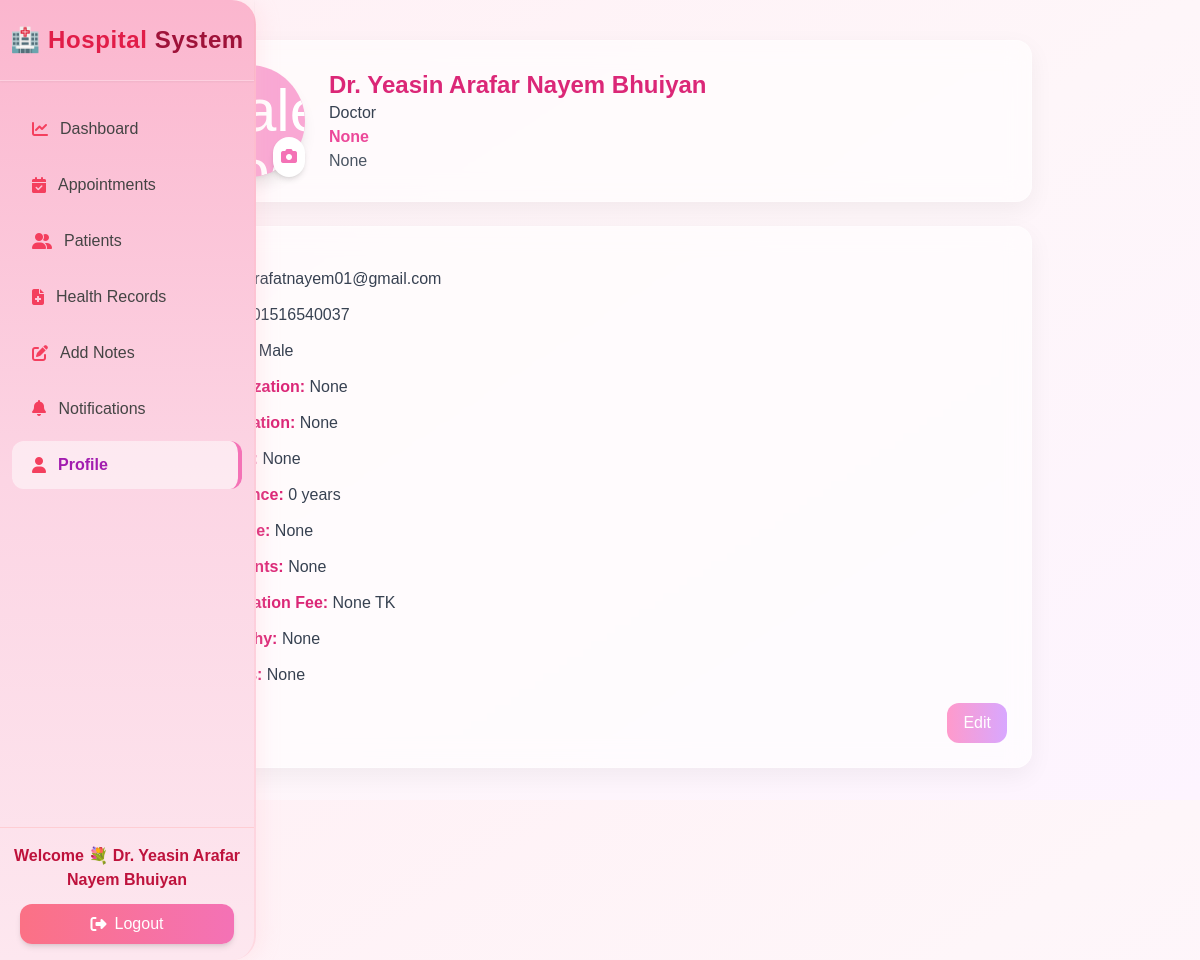
The page /doctors/profile/ (signed in) on the database as committed earlier.
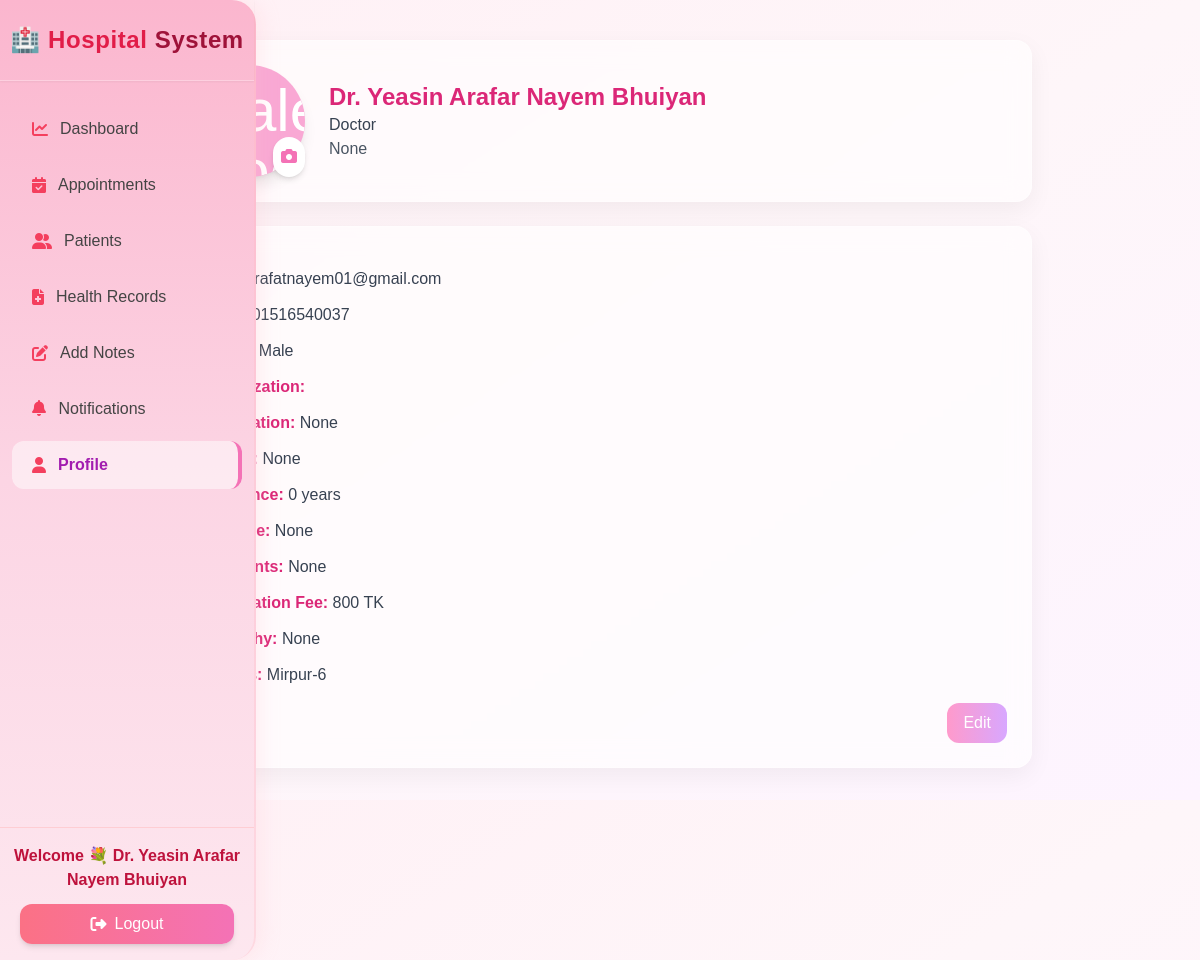
The same page on the database as committed later.
### doctors/models.py (models this page shows, shortened)
class DoctorProfile(models.Model):
    gender = models.CharField(
    max_length=10,
    choices=[("Male", "Male"), ("Female", "Female"), ("Other", "Other")],
    blank=True,
    null=True
    )
    user = models.OneToOneField(UserProfile, on_delete=models.CASCADE)
    specialization = models.CharField(max_length=500, blank=True, null=True)
    highest_qualification = models.CharField(max_length=500, blank=True, null=True)
    license = models.CharField(max_length=100, blank=True, null=True)
    experience_years = models.PositiveIntegerField(default=0)
    expertise_areas = models.TextField(blank=True, null=True)
    specialized_treatments = models.TextField(blank=True, null=True)
    biography = models.TextField(blank=True, null=True)
    profile_pic = models.ImageField(upload_to="doctor_profiles/", blank=True, null=True)
    address = models.CharField(max_length=255, blank=True, null=True)
    visit_fee = models.CharField(max_length=50, blank=True, null=True)

### accounts/models.py (models this page shows, shortened)
class UserProfile(models.Model):
    USER_TYPE_CHOICES = (('patient', 'Patient'), ('doctor', 'Doctor'))
    username = models.CharField(max_length=150, unique=True)
    current_role = models.CharField(max_length=20, choices=[("doctor","Doctor"),("patient","Patient")], default="patient")
    email = models.EmailField(unique=True)
    name = models.CharField(max_length=255)
    password = models.CharField(max_length=256)
    user_type = models.CharField(max_length=10, choices=USER_TYPE_CHOICES)
    phone = models.CharField(max_length=15, blank=True, null=True)
    age = models.IntegerField(blank=True, null=True)
    address = models.TextField(blank=True, null=True)
    specialization = models.CharField(max_length=100, blank=True, null=True)
    license = models.CharField(max_length=50, blank=True, null=True)
    gender = models.CharField(max_length=10, blank=True, null=True)
    blood_group = models.CharField(max_length=3, blank=True, null=True)
    bio = models.TextField(blank=True, null=True)
    profile_pic = models.ImageField(upload_to="profiles/", blank=True, null=True)
    created_at = models.DateTimeField(auto_now_add=True)
    visit_fee = models.CharField(max_length=50, blank=True, null=True)
    objects = UserManager()

### doctors/views.py (the view)
    def wrapper(request, *args, **kwargs):
        user = get_session_user(request)
        if not user:
            messages.warning(request, "Please login as a doctor first 🩺")
            return redirect("LogInSignUppage")
        return func(request, *args, **kwargs)

### doctors/context_processors.py (called while the page is built)
def doctor_context(request):
    user_id = request.session.get("user_id")
    if not user_id:
        return {}
    try:
        doctor = UserProfile.objects.get(id=user_id, user_type="doctor")
        return {"doctor": doctor}
    except UserProfile.DoesNotExist:
        return {}

### doctors/views.py (called while the page is built)
def get_session_user(request):
    user_id = request.session.get("user_id")
    if not user_id:
        return None
    try:
        return UserProfile.objects.get(id=user_id, user_type="doctor")
    except UserProfile.DoesNotExist:
        return None

def login_required_view(func):
    def wrapper(request, *args, **kwargs):
        user = get_session_user(request)
        if not user:
            messages.warning(request, "Please login as a doctor first 🩺")
            return redirect("LogInSignUppage")
        return func(request, *args, **kwargs)
    return wrapper

### patients/context_processors.py (called while the page is built)
def patient_context(request):
    user_id = request.session.get("user_id")
    if not user_id:
        return {}
    try:
        patient = UserProfile.objects.get(id=user_id, user_type="patient")
        return {"patient": patient}
    except UserProfile.DoesNotExist:
        return {}

### doctors/templates/doctor_profile.html (shortened to what this page needs)
{% load static %}
<!DOCTYPE html>
<html lang="en">
<head>
<script src="https://cdn.tailwindcss.com"></script>
<link rel="stylesheet" href="https://cdnjs.cloudflare.com/ajax/libs/font-awesome/6.4.2/css/all.min.css"/>
</head>
<body>
{% include "doctor_sidebar.html" %}
<div class="max-w-4xl mx-auto mt-10 space-y-6 px-4">
  <div class="card rounded-2xl p-6 flex flex-col sm:flex-row items-center sm:space-x-6 space-y-4 sm:space-y-0 transition transform hover:scale-105 relative">
    <div class="relative">
      <div id="avatarDiv" class="w-28 h-28 rounded-full bg-pink-300 flex items-center justify-center text-white text-6xl shadow-lg overflow-hidden">
        {% if profile.profile_pic %}
          <img src="{{ profile.profile_pic.url }}" alt="Profile" class="w-full h-full object-cover rounded-full">
        {% else %}
          {% if doctor.gender == "Male" %}
            <img src="https://cdn-icons-png.flaticon.com/512/8815/8815112.png" alt="Male Doctor" class="w-full h-full object-cover rounded-full">
          {% elif doctor.gender == "Female" %}
            <img src="https://cdn-icons-png.flaticon.com/512/9439/9439276.png" alt="Female Doctor" class="w-full h-full object-cover rounded-full">
          {% else %}
            <img src="https://cdn-icons-png.flaticon.com/512/17773/17773479.png" alt="Doctor Icon" class="w-full h-full object-cover rounded-full">
          {% endif %}
        {% endif %}
      </div>
      <button type="button" id="changeAvatarBtn" class="absolute bottom-0 right-0 bg-white rounded-full p-2 shadow-md hover:bg-pink-100 transition">
        <i class="fas fa-camera text-pink-400"></i>
      </button>
    </div>
    <div class="text-center sm:text-left">
      <h2 class="text-2xl font-bold text-pink-600">Dr. {{ doctor.name }}</h2>
      <p class="text-gray-700 capitalize">{{ doctor.user_type }}</p>
      <p class="text-pink-500 font-semibold">{{ profile.specialization }}</p>
      <p class="text-gray-600">{{ profile.highest_qualification }}</p>
    </div>
  </div>
  <div id="infoCard" class="card rounded-2xl p-6 space-y-4 transition transform hover:scale-105">
    <form id="profileForm" method="POST" enctype="multipart/form-data" class="space-y-4">
      <div id="readView" class="space-y-3 text-gray-700">
        <p><span class="font-semibold text-pink-600">Email:</span> {{ doctor.email }}</p>
        <p><span class="font-semibold text-pink-600">Phone:</span> {{ doctor.phone }}</p>
        <p><span class="font-semibold text-pink-600">Gender:</span> {{ doctor.gender }}</p>
        <p><span class="font-semibold text-pink-600">Specialization:</span> {{ profile.specialization }}</p>
        <p><span class="font-semibold text-pink-600">Qualification:</span> {{ profile.highest_qualification }}</p>
        <p><span class="font-semibold text-pink-600">License:</span> {{ profile.license }}</p>
        <p><span class="font-semibold text-pink-600">Experience:</span> {{ profile.experience_years }} years</p>
        <p><span class="font-semibold text-pink-600">Expertise:</span> {{ profile.expertise_areas }}</p>
        <p><span class="font-semibold text-pink-600">Treatments:</span> {{ profile.specialized_treatments }}</p>
        <p><span class="font-semibold text-pink-600">Consultation Fee:</span> {{ doctor.visit_fee }} TK</p>
        <p><span class="font-semibold text-pink-600">Biography:</span> {{ profile.biography }}</p>
        <p><span class="font-semibold text-pink-600">Address:</span> {{ doctor.address }}</p>
      </div>
      <div class="flex justify-end space-x-2 mt-4">
        <button type="button" id="toggleBtn" class="btn-love px-4 py-2 rounded-xl transition">Edit</button>
      </div>
    </form>
  </div>
</div>
</body>
</html>

### doctors/templates/doctor_sidebar.html (shortened to what this page needs)
{% load static %}
<!DOCTYPE html>
<html lang="en">
<head>
  <script src="https://cdn.tailwindcss.com"></script>
  <link href="https://cdnjs.cloudflare.com/ajax/libs/font-awesome/6.5.0/css/all.min.css" rel="stylesheet">
</head>
<body class="min-h-screen">
  <aside id="sidebar"
         class="sidebar fixed top-0 left-0 h-full w-64 text-gray-700 flex flex-col justify-between shadow-2xl rounded-r-3xl transform -translate-x-full lg:translate-x-0 transition-all duration-300 z-40">
    <div class="hidden lg:block text-center font-bold text-2xl py-6 border-b border-white/30 shadow-sm tracking-wide">
      🏥 <span class="text-rose-600">Hospital</span><span class="text-rose-800"> System</span>
    </div>
    <ul class="mt-20 lg:mt-6 space-y-2 px-3 overflow-y-auto">
      <li>
        <a href="{% url 'doctor_dashboard' %}"
           class="flex items-center gap-3 px-5 py-3 rounded-xl nav-item {% if request.resolver_match.url_name == 'doctor_dashboard' %}active-link{% endif %}">
          <i class="fa-solid fa-chart-line text-rose-500"></i> Dashboard
        </a>
      </li>
      <li>
        <a href="{% url 'doctor_appointments' %}"
           class="flex items-center gap-3 px-5 py-3 rounded-xl nav-item {% if request.resolver_match.url_name == 'doctor_appointments' %}active-link{% endif %}">
          <i class="fa-solid fa-calendar-check text-rose-500"></i> Appointments
        </a>
      </li>
      <li>
        <a href="{% url 'doctor_patients' %}"
           class="flex items-center gap-3 px-5 py-3 rounded-xl nav-item {% if request.resolver_match.url_name == 'doctor_patients' %}active-link{% endif %}">
          <i class="fa-solid fa-user-group text-rose-500"></i> Patients
        </a>
      </li>
      <li>
        <a href="{% url 'doctor_health_records' %}"
           class="flex items-center gap-3 px-5 py-3 rounded-xl nav-item {% if request.resolver_match.url_name == 'doctor_health_records' %}active-link{% endif %}">
          <i class="fa-solid fa-file-medical text-rose-500"></i> Health Records
        </a>
      </li>
      <li>
        <a href="{% url 'doctor_addnotes' %}"
           class="flex items-center gap-3 px-5 py-3 rounded-xl nav-item {% if request.resolver_match.url_name == 'doctor_addnotes' %}active-link{% endif %}">
          <i class="fa-solid fa-pen-to-square text-rose-500"></i> Add Notes
        </a>
      </li>
      <li>
        <a href="{% url 'doctor_notifications' %}"
           class="flex items-center gap-3 px-5 py-3 rounded-xl nav-item {% if request.resolver_match.url_name == 'doctor_notifications' %}active-link{% endif %}">
          <span><i class="fa-solid fa-bell text-rose-500 mr-2"></i> Notifications</span>
        </a>
      </li>
      <li>
        <a href="{% url 'doctor_profile' %}"
           class="flex items-center gap-3 px-5 py-3 rounded-xl nav-item {% if request.resolver_match.url_name == 'doctor_profile' %}active-link{% endif %}">
          <i class="fa-solid fa-user text-rose-500"></i> Profile
        </a>
      </li>
    </ul>
    <div class="text-center border-t border-rose-200 py-4 mt-auto">
      <p class="font-semibold text-rose-700">Welcome 💐 Dr. {{ doctor.name|default:"Lovely You" }}</p>
      <form method="POST" action="{% url 'logout' %}" class="mx-5 mt-3">
        <button type="submit" class="w-full py-2 bg-gradient-to-r from-rose-400 to-pink-400 text-white rounded-xl hover:from-rose-500 hover:to-pink-500 transition-all duration-300 shadow-md flex items-center justify-center gap-2">
          <i class="fa-solid fa-right-from-bracket"></i> Logout
        </button>
      </form>
    </div>
  </aside>
</body>
</html>

Rows that differ between the two databases and show on the page:
changed UserProfile "Yeasin Arafar Nayem Bhuiyan": visit_fee "None" → "800"; address "None" → "Mirpur-6"
changed DoctorProfile "None": specialization "None" → (not shown)
